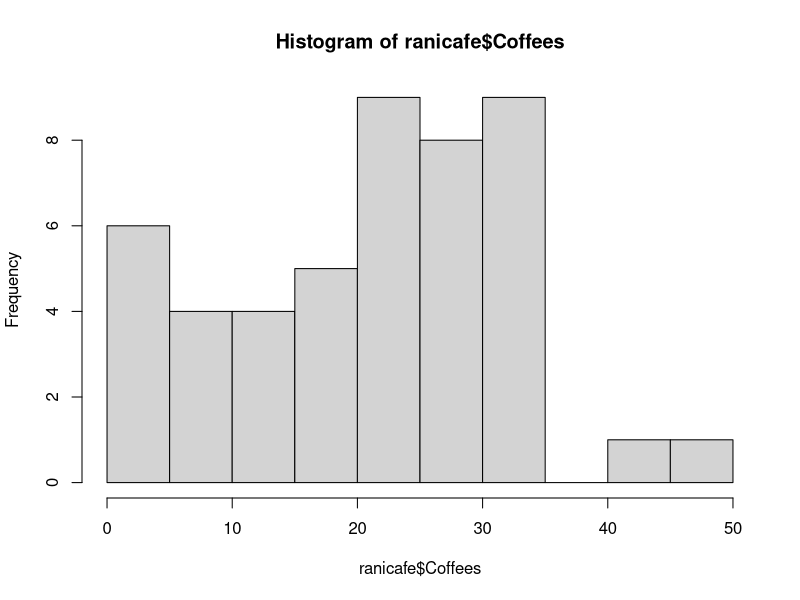
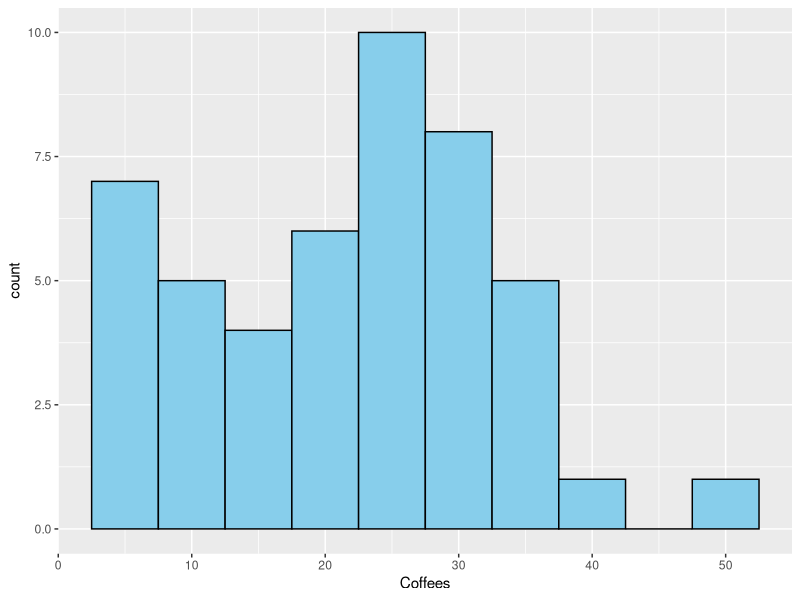
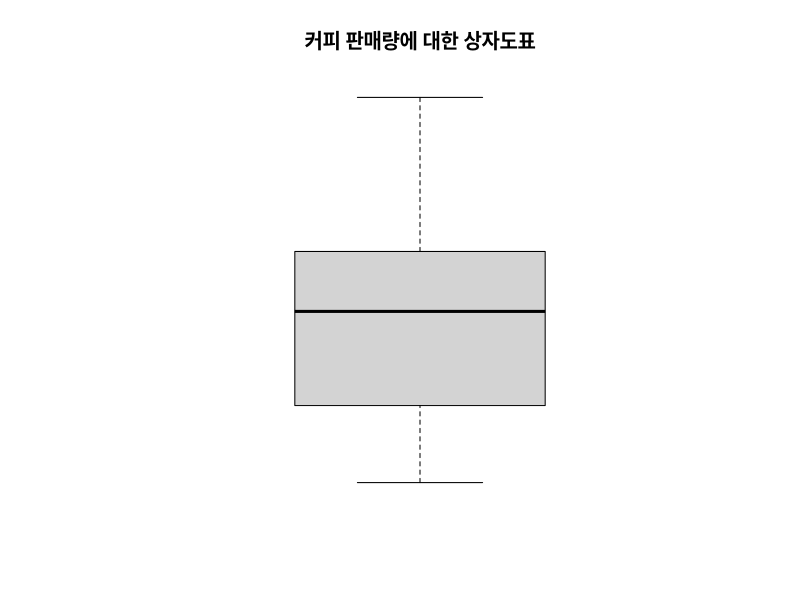
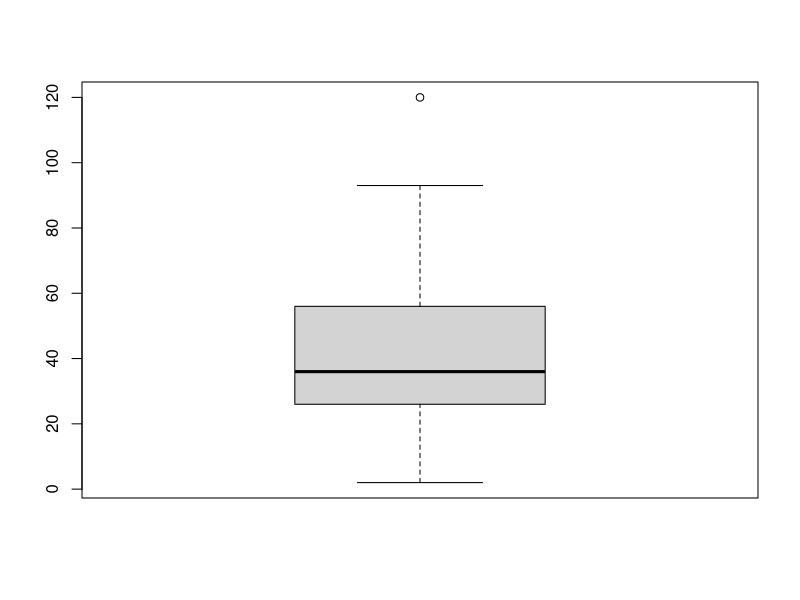

Here is the R script that generated these plots, in order:
## ===================================================================================
## [빅데이터를 활용한 스마트 데이터 전문가 양성과정]  ================================
## [제대로 알고 쓰는 통계분석 R]                      ================================
## 2019-06-19-(수) / 63page                           ================================
## ===================================================================================

### ===================================================================================
###  2. 모수와 통계량   ==============================================================
### ===================================================================================

setwd('D:/dudwlsrla92/R_Statistics/ch02')
getwd()

ranicafe <- read.csv('cafedata.csv',stringsAsFactors = F)
str(ranicafe)
dim(ranicafe)

### ===================================================================================
###  1) 최댓값과 최솟값: ranicafe 커피판매량
### ===================================================================================

ranicafe$Coffees<-as.numeric(ranicafe$Coffees)
sort(ranicafe$Coffees)
sort(ranicafe$Coffees)[1]
sort(ranicafe$Coffees,decreasing=T)
sort(ranicafe$Coffees,decreasing=T)[1]
min(ranicafe$Coffees,na.rm=T)
max(ranicafe$Coffees,na.rm=T)


### ===================================================================================
###  2) 최빈값: ranicafe
### ===================================================================================

stem(ranicafe$Coffees)
hist(ranicafe$Coffees)


library(ggplot2)
ggplot(ranicafe,aes(x=Coffees)) +
  geom_histogram(fill="skyblue",col="black", bins=10) +
  scale_x_continuous(breaks=seq(0,50,10)) # x축 라벨링

# 줄기-잎 그림을 통해 최빈값은 4라는 것을 알 수 있다.


### ===================================================================================
###  3) 평균과 중앙값: ranicafe
### ===================================================================================

### 대푯값 : 전체자료를 대표하는 값으로 중심 위치를 나타내는 특성을 사용합니다.
### 자료의 중심은 무게중심:(산술)평균, 순서상 중간:중앙값
### 평균은 이상치에 약하다.
### 평균과 중앙값이 비슷한 경우 평균(혹은 중앙값)을 중심으로 좌우대칭인 경우가 많다.

# ①-1) 평균(끝 값의 변화에 민감함.)
rc <- ranicafe$Coffees
weight <-1/(length(rc)-1)   # NA 개수를 빼주어야 해서 -1 해줌.
sum(rc*weight,na.rm=T)      # 평균
mean(rc, na.rm=T)

# ①-2) 이상치가 있는 평균
rc[rc == max(rc,na.rm=T)] <- 480 # 이상치를 넣은 상태.
mean(rc, na.rm=T)

# ②-1) 중앙값(양 끝값의 변화에 둔감하다.)
median.idx <- (1+length(rc)-1)/2 # ex) 1,2,3,4,5에서 3은 (1+5)/2로 구할 수 있다.
sort(rc)[median.idx]

median(rc,na.rm=T)


### ===================================================================================
###  4) 분산과 표준편차
### ===================================================================================

### 대푯값에서 취약한 데이터의 퍼진 정도를 알 수 있다.


height <- c(164,166,168,170,172,174,176)
(height.m   <- mean(height))
(height.dev <- height - height.m)  # 거리를 알기 위해 평균값으로 하나씩 빼준다.
sum(height.dev)                    # 모든 합이 같은 값의 +와 -로 인해 0

height.dev2 <- height.dev^2  
sum(height.dev2)
variance <- sum(height.dev2)/length(height) # 분산값
standard_deviation <- sqrt(variance)        # 표준편차 (분산을 루트씌운것)

mean(height)                  
var(height)
sd(height)   # R에서는 모집단(N)이 아닌 표본집단(n)으로 나눈다. 즉, 표본의 분산과 표준편차이다.

# 시그마(xi-u)^2     시그마(Xi-x바)^2        u(뮤) : 모집단 평균 x바: 표본집단 평균
# --------------     ----------------        N     : 모집단 갯수 n  : 표본집단 갯수     
#       N                   n-1


### ===================================================================================
###  5) 사분위수(quantile : 퀀 타일) 25% 50% 75% 100%
### ===================================================================================

quantile(rc, na.rm=T)
qs <- quantile(rc, na.rm=T)
qs[4] - qs[2]    # 3분위수 - 1분위수
IQR(rc,na.rm=T)  # IQR(InterQuantile Range)

rc[rc==max(rc,na.rm= T)] <- 48 # 이상치를 원래 값으로
bp <- boxplot(rc,main="커피 판매량에 대한 상자도표",axes=F)

# 이상치(Outlier)
boxplot(cars$dist)
qs <- quantile(cars$dist)
qs 
iqr <- qs[4]-qs[2]            ;iqr        # +30  중간값
UpperLimit <- qs[4] + 1.5*iqr ;UpperLimit # +101 보다 큰 것
LowerLimit <- qs[2] - 1.5*iqr ;LowerLimit # -19  보다 작은 것이 이상치가 된다.

cars$dist[cars$dist>UpperLimit]           # 위의 이상치
cars$dist[cars$dist<LowerLimit]           # 밑의 이상치

# 모수는 모집단
# 통계량은 표본집단을 뜻한다.